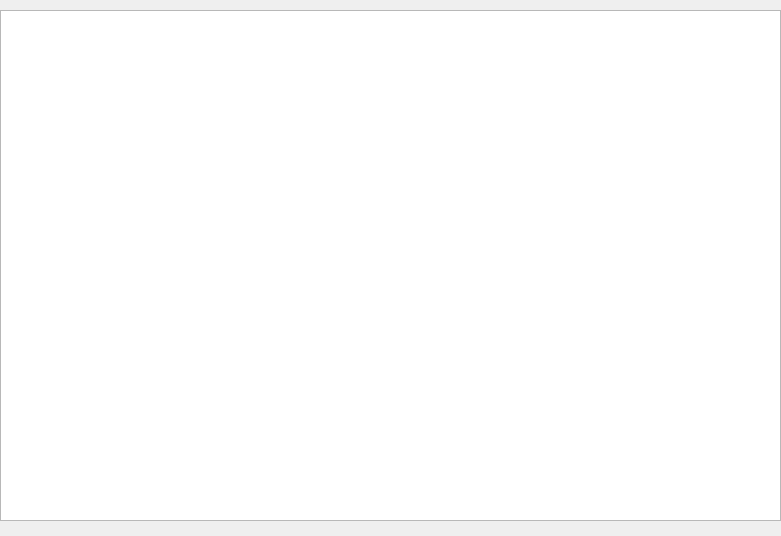
<?xml version="1.0" encoding="UTF-8"?>
<ui version="4.0">
 <class>Dialog</class>
 <widget class="QDialog" name="Dialog">
  <property name="geometry">
   <rect>
    <x>0</x>
    <y>0</y>
    <width>781</width>
    <height>536</height>
   </rect>
  </property>
  <property name="windowTitle">
   <string>Shorcuts</string>
  </property>
  <widget class="QPlainTextEdit" name="ShortcutsTextView">
   <property name="geometry">
    <rect>
     <x>0</x>
     <y>10</y>
     <width>781</width>
     <height>511</height>
    </rect>
   </property>
   <property name="styleSheet">
    <string notr="true">font: 20pt &quot;MS Shell Dlg 2&quot;;</string>
   </property>
   <property name="readOnly">
    <bool>true</bool>
   </property>
  </widget>
 </widget>
 <resources/>
 <connections/>
</ui>
